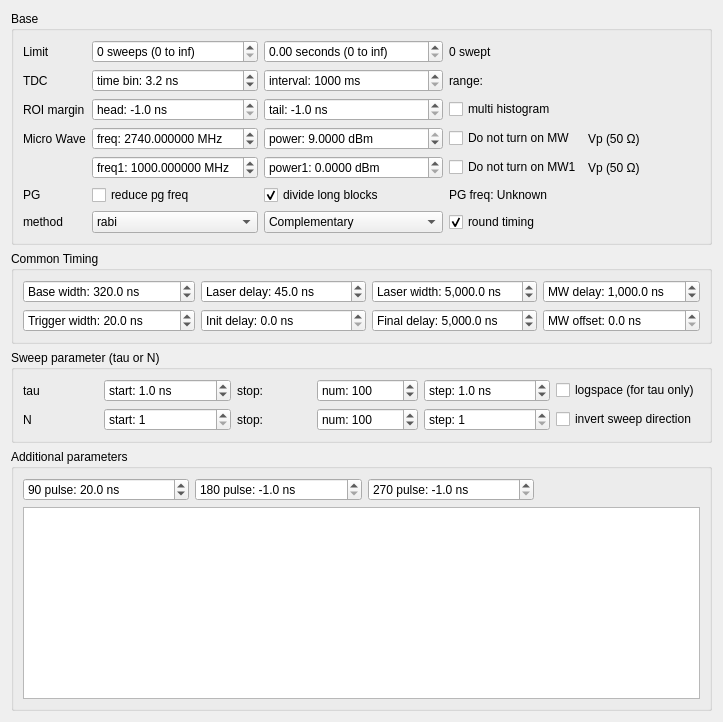
       <widget class="QWidget" name="mainTab">
        <attribute name="title">
         <string>Main</string>
        </attribute>
        <layout class="QVBoxLayout" name="verticalLayout">
         <item>
          <widget class="QGroupBox" name="groupBox_2">
           <property name="title">
            <string>Base</string>
           </property>
           <layout class="QGridLayout" name="gridLayout_base">
            <item row="0" column="3">
             <widget class="QLabel" name="sweptLabel">
              <property name="text">
               <string>0 swept</string>
              </property>
             </widget>
            </item>
            <item row="2" column="1">
             <widget class="QDoubleSpinBox" name="roiheadBox">
              <property name="toolTip">
               <string>Negative value disables ROI</string>
              </property>
              <property name="prefix">
               <string>head: </string>
              </property>
              <property name="suffix">
               <string> ns</string>
              </property>
              <property name="decimals">
               <number>1</number>
              </property>
              <property name="minimum">
               <double>-1.000000000000000</double>
              </property>
              <property name="maximum">
               <double>10000.000000000000000</double>
              </property>
              <property name="value">
               <double>-1.000000000000000</double>
              </property>
             </widget>
            </item>
            <item row="2" column="2">
             <widget class="QDoubleSpinBox" name="roitailBox">
              <property name="toolTip">
               <string>Negative value disables ROI</string>
              </property>
              <property name="prefix">
               <string>tail: </string>
              </property>
              <property name="suffix">
               <string> ns</string>
              </property>
              <property name="decimals">
               <number>1</number>
              </property>
              <property name="minimum">
               <double>-1.000000000000000</double>
              </property>
              <property name="maximum">
               <double>10000.000000000000000</double>
              </property>
              <property name="value">
               <double>-1.000000000000000</double>
              </property>
             </widget>
            </item>
            <item row="4" column="3">
             <widget class="QCheckBox" name="nomw1Box">
              <property name="text">
               <string>Do not turn on MW1</string>
              </property>
             </widget>
            </item>
            <item row="3" column="3">
             <widget class="QCheckBox" name="nomwBox">
              <property name="text">
               <string>Do not turn on MW</string>
              </property>
             </widget>
            </item>
            <item row="3" column="0">
             <widget class="QLabel" name="label_6">
              <property name="text">
               <string>Micro Wave</string>
              </property>
             </widget>
            </item>
            <item row="5" column="1">
             <widget class="QCheckBox" name="reduceBox">
              <property name="text">
               <string>reduce pg freq</string>
              </property>
             </widget>
            </item>
            <item row="5" column="3">
             <widget class="QLabel" name="pgfreqLabel">
              <property name="text">
               <string>PG freq: Unknown</string>
              </property>
             </widget>
            </item>
            <item row="3" column="1">
             <widget class="QDoubleSpinBox" name="freqBox">
              <property name="sizePolicy">
               <sizepolicy hsizetype="MinimumExpanding" vsizetype="Fixed">
                <horstretch>0</horstretch>
                <verstretch>0</verstretch>
               </sizepolicy>
              </property>
              <property name="prefix">
               <string>freq: </string>
              </property>
              <property name="suffix">
               <string> MHz</string>
              </property>
              <property name="decimals">
               <number>6</number>
              </property>
              <property name="minimum">
               <double>1.000000000000000</double>
              </property>
              <property name="maximum">
               <double>3000.000000000000000</double>
              </property>
              <property name="singleStep">
               <double>100.000000000000000</double>
              </property>
              <property name="value">
               <double>2740.000000000000000</double>
              </property>
             </widget>
            </item>
            <item row="0" column="2">
             <widget class="QDoubleSpinBox" name="durationBox">
              <property name="suffix">
               <string> seconds (0 to inf)</string>
              </property>
              <property name="maximum">
               <double>999999.000000000000000</double>
              </property>
             </widget>
            </item>
            <item row="6" column="2">
             <widget class="QComboBox" name="partialBox">
              <property name="sizePolicy">
               <sizepolicy hsizetype="MinimumExpanding" vsizetype="Fixed">
                <horstretch>0</horstretch>
                <verstretch>0</verstretch>
               </sizepolicy>
              </property>
              <item>
               <property name="text">
                <string>Complementary</string>
               </property>
              </item>
              <item>
               <property name="text">
                <string>Pattern 0 only</string>
               </property>
              </item>
              <item>
               <property name="text">
                <string>Pattern 1 only</string>
               </property>
              </item>
              <item>
               <property name="text">
                <string>Pattern 2 only</string>
               </property>
              </item>
              <item>
               <property name="text">
                <string>Pattern 3 only</string>
               </property>
              </item>
             </widget>
            </item>
            <item row="3" column="2">
             <widget class="QDoubleSpinBox" name="powerBox">
              <property name="sizePolicy">
               <sizepolicy hsizetype="MinimumExpanding" vsizetype="Fixed">
                <horstretch>0</horstretch>
                <verstretch>0</verstretch>
               </sizepolicy>
              </property>
              <property name="prefix">
               <string>power: </string>
              </property>
              <property name="suffix">
               <string> dBm</string>
              </property>
              <property name="decimals">
               <number>4</number>
              </property>
              <property name="minimum">
               <double>-65.000000000000000</double>
              </property>
              <property name="maximum">
               <double>9.000000000000000</double>
              </property>
              <property name="value">
               <double>9.000000000000000</double>
              </property>
             </widget>
            </item>
            <item row="3" column="4">
             <widget class="QLabel" name="voltLabel">
              <property name="text">
               <string>Vp (50 Ω)</string>
              </property>
             </widget>
            </item>
            <item row="1" column="2">
             <widget class="QSpinBox" name="intervalBox">
              <property name="sizePolicy">
               <sizepolicy hsizetype="MinimumExpanding" vsizetype="Preferred">
                <horstretch>0</horstretch>
                <verstretch>0</verstretch>
               </sizepolicy>
              </property>
              <property name="suffix">
               <string> ms</string>
              </property>
              <property name="prefix">
               <string>interval: </string>
              </property>
              <property name="minimum">
               <number>1000</number>
              </property>
              <property name="maximum">
               <number>999999999</number>
              </property>
              <property name="singleStep">
               <number>500</number>
              </property>
             </widget>
            </item>
            <item row="0" column="0">
             <widget class="QLabel" name="label_15">
              <property name="text">
               <string>Limit</string>
              </property>
             </widget>
            </item>
            <item row="0" column="1">
             <widget class="QSpinBox" name="sweepsBox">
              <property name="enabled">
               <bool>true</bool>
              </property>
              <property name="sizePolicy">
               <sizepolicy hsizetype="MinimumExpanding" vsizetype="Fixed">
                <horstretch>0</horstretch>
                <verstretch>0</verstretch>
               </sizepolicy>
              </property>
              <property name="suffix">
               <string> sweeps (0 to inf)</string>
              </property>
              <property name="prefix">
               <string/>
              </property>
              <property name="minimum">
               <number>0</number>
              </property>
              <property name="maximum">
               <number>999999999</number>
              </property>
              <property name="value">
               <number>0</number>
              </property>
             </widget>
            </item>
            <item row="1" column="1">
             <widget class="QDoubleSpinBox" name="binBox">
              <property name="sizePolicy">
               <sizepolicy hsizetype="MinimumExpanding" vsizetype="Fixed">
                <horstretch>0</horstretch>
                <verstretch>0</verstretch>
               </sizepolicy>
              </property>
              <property name="prefix">
               <string>time bin: </string>
              </property>
              <property name="suffix">
               <string> ns</string>
              </property>
              <property name="decimals">
               <number>1</number>
              </property>
              <property name="minimum">
               <double>0.100000000000000</double>
              </property>
              <property name="maximum">
               <double>999999999.000000000000000</double>
              </property>
              <property name="value">
               <double>3.200000000000000</double>
              </property>
             </widget>
            </item>
            <item row="4" column="2">
             <widget class="QDoubleSpinBox" name="power1Box">
              <property name="prefix">
               <string>power1: </string>
              </property>
              <property name="suffix">
               <string> dBm</string>
              </property>
              <property name="decimals">
               <number>4</number>
              </property>
             </widget>
            </item>
            <item row="4" column="1">
             <widget class="QDoubleSpinBox" name="freq1Box">
              <property name="prefix">
               <string>freq1: </string>
              </property>
              <property name="suffix">
               <string> MHz</string>
              </property>
              <property name="decimals">
               <number>6</number>
              </property>
              <property name="maximum">
               <double>10000.000000000000000</double>
              </property>
              <property name="value">
               <double>1000.000000000000000</double>
              </property>
             </widget>
            </item>
            <item row="5" column="0">
             <widget class="QLabel" name="label_12">
              <property name="text">
               <string>PG</string>
              </property>
             </widget>
            </item>
            <item row="5" column="2">
             <widget class="QCheckBox" name="divideblockBox">
              <property name="enabled">
               <bool>true</bool>
              </property>
              <property name="text">
               <string>divide long blocks</string>
              </property>
              <property name="checked">
               <bool>true</bool>
              </property>
             </widget>
            </item>
            <item row="4" column="4">
             <widget class="QLabel" name="volt1Label">
              <property name="text">
               <string>Vp (50 Ω)</string>
              </property>
             </widget>
            </item>
            <item row="6" column="0">
             <widget class="QLabel" name="label_5">
              <property name="text">
               <string>method</string>
              </property>
             </widget>
            </item>
            <item row="6" column="1">
             <widget class="QComboBox" name="methodBox">
              <item>
               <property name="text">
                <string>rabi</string>
               </property>
              </item>
             </widget>
            </item>
            <item row="1" column="0">
             <widget class="QLabel" name="label">
              <property name="text">
               <string>TDC</string>
              </property>
             </widget>
            </item>
            <item row="2" column="3">
             <widget class="QCheckBox" name="multiHistoBox">
              <property name="text">
               <string>multi histogram</string>
              </property>
             </widget>
            </item>
            <item row="2" column="0">
             <widget class="QLabel" name="label_10">
              <property name="text">
               <string>ROI margin</string>
              </property>
             </widget>
            </item>
            <item row="1" column="3">
             <widget class="QLabel" name="rangeLabel">
              <property name="text">
               <string>range: </string>
              </property>
             </widget>
            </item>
            <item row="0" column="5">
             <spacer name="horizontalSpacer_10">
              <property name="orientation">
               <enum>Qt::Horizontal</enum>
              </property>
              <property name="sizeHint" stdset="0">
               <size>
                <width>40</width>
                <height>20</height>
               </size>
              </property>
             </spacer>
            </item>
            <item row="6" column="3">
             <widget class="QCheckBox" name="roundTimingBox">
              <property name="text">
               <string>round timing</string>
              </property>
              <property name="checked">
               <bool>true</bool>
              </property>
             </widget>
            </item>
           </layout>
          </widget>
         </item>
         <item>
          <widget class="QGroupBox" name="groupBox">
           <property name="title">
            <string>Common Timing</string>
           </property>
           <layout class="QGridLayout" name="gridLayout_6">
            <item row="0" column="2">
             <widget class="QDoubleSpinBox" name="lwidthBox">
              <property name="showGroupSeparator" stdset="0">
               <bool>true</bool>
              </property>
              <property name="prefix">
               <string>Laser width: </string>
              </property>
              <property name="suffix">
               <string> ns</string>
              </property>
              <property name="decimals">
               <number>1</number>
              </property>
              <property name="maximum">
               <double>999999999.000000000000000</double>
              </property>
              <property name="singleStep">
               <double>0.500000000000000</double>
              </property>
              <property name="value">
               <double>5000.000000000000000</double>
              </property>
             </widget>
            </item>
            <item row="1" column="1">
             <widget class="QDoubleSpinBox" name="initdelayBox">
              <property name="showGroupSeparator" stdset="0">
               <bool>true</bool>
              </property>
              <property name="prefix">
               <string>Init delay: </string>
              </property>
              <property name="suffix">
               <string> ns</string>
              </property>
              <property name="decimals">
               <number>1</number>
              </property>
              <property name="maximum">
               <double>999999999.000000000000000</double>
              </property>
              <property name="singleStep">
               <double>0.500000000000000</double>
              </property>
             </widget>
            </item>
            <item row="0" column="1">
             <widget class="QDoubleSpinBox" name="ldelayBox">
              <property name="toolTip">
               <string>Delay between MW pattern end and laser pulse start</string>
              </property>
              <property name="showGroupSeparator" stdset="0">
               <bool>true</bool>
              </property>
              <property name="prefix">
               <string>Laser delay: </string>
              </property>
              <property name="suffix">
               <string> ns</string>
              </property>
              <property name="decimals">
               <number>1</number>
              </property>
              <property name="maximum">
               <double>999999999.000000000000000</double>
              </property>
              <property name="singleStep">
               <double>0.500000000000000</double>
              </property>
              <property name="value">
               <double>45.000000000000000</double>
              </property>
             </widget>
            </item>
            <item row="1" column="2">
             <widget class="QDoubleSpinBox" name="finaldelayBox">
              <property name="showGroupSeparator" stdset="0">
               <bool>true</bool>
              </property>
              <property name="prefix">
               <string>Final delay: </string>
              </property>
              <property name="suffix">
               <string> ns</string>
              </property>
              <property name="decimals">
               <number>1</number>
              </property>
              <property name="maximum">
               <double>999999999.000000000000000</double>
              </property>
              <property name="singleStep">
               <double>0.500000000000000</double>
              </property>
              <property name="value">
               <double>5000.000000000000000</double>
              </property>
             </widget>
            </item>
            <item row="1" column="3">
             <widget class="QDoubleSpinBox" name="moffsetBox">
              <property name="toolTip">
               <string>Global offset (delay) for all MW channels</string>
              </property>
              <property name="showGroupSeparator" stdset="0">
               <bool>true</bool>
              </property>
              <property name="prefix">
               <string>MW offset: </string>
              </property>
              <property name="suffix">
               <string> ns</string>
              </property>
              <property name="decimals">
               <number>1</number>
              </property>
              <property name="maximum">
               <double>999999999.000000000000000</double>
              </property>
              <property name="singleStep">
               <double>0.500000000000000</double>
              </property>
             </widget>
            </item>
            <item row="0" column="3">
             <widget class="QDoubleSpinBox" name="mdelayBox">
              <property name="toolTip">
               <string>Delay between laser pulse end and MW pattern start</string>
              </property>
              <property name="showGroupSeparator" stdset="0">
               <bool>true</bool>
              </property>
              <property name="prefix">
               <string>MW delay: </string>
              </property>
              <property name="suffix">
               <string> ns</string>
              </property>
              <property name="decimals">
               <number>1</number>
              </property>
              <property name="maximum">
               <double>999999999.000000000000000</double>
              </property>
              <property name="singleStep">
               <double>0.500000000000000</double>
              </property>
              <property name="value">
               <double>1000.000000000000000</double>
              </property>
             </widget>
            </item>
            <item row="1" column="0">
             <widget class="QDoubleSpinBox" name="trigwidthBox">
              <property name="showGroupSeparator" stdset="0">
               <bool>true</bool>
              </property>
              <property name="prefix">
               <string>Trigger width: </string>
              </property>
              <property name="suffix">
               <string> ns</string>
              </property>
              <property name="decimals">
               <number>1</number>
              </property>
              <property name="minimum">
               <double>0.000000000000000</double>
              </property>
              <property name="maximum">
               <double>999999999.000000000000000</double>
              </property>
              <property name="singleStep">
               <double>0.500000000000000</double>
              </property>
              <property name="value">
               <double>20.000000000000000</double>
              </property>
             </widget>
            </item>
            <item row="0" column="0">
             <widget class="QDoubleSpinBox" name="basewidthBox">
              <property name="showGroupSeparator" stdset="0">
               <bool>true</bool>
              </property>
              <property name="prefix">
               <string>Base width: </string>
              </property>
              <property name="suffix">
               <string> ns</string>
              </property>
              <property name="decimals">
               <number>1</number>
              </property>
              <property name="maximum">
               <double>999999999.000000000000000</double>
              </property>
              <property name="singleStep">
               <double>0.500000000000000</double>
              </property>
              <property name="value">
               <double>320.000000000000000</double>
              </property>
             </widget>
            </item>
           </layout>
          </widget>
         </item>
         <item>
          <widget class="QGroupBox" name="groupBox_5">
           <property name="title">
            <string>Sweep parameter (tau or N)</string>
           </property>
           <layout class="QGridLayout" name="gridLayout_3">
            <item row="1" column="5">
             <widget class="QCheckBox" name="invertsweepBox">
              <property name="text">
               <string>invert sweep direction</string>
              </property>
             </widget>
            </item>
            <item row="0" column="4">
             <widget class="QDoubleSpinBox" name="stepBox">
              <property name="showGroupSeparator" stdset="0">
               <bool>true</bool>
              </property>
              <property name="prefix">
               <string>step: </string>
              </property>
              <property name="suffix">
               <string> ns</string>
              </property>
              <property name="decimals">
               <number>1</number>
              </property>
              <property name="maximum">
               <double>100000000.000000000000000</double>
              </property>
              <property name="singleStep">
               <double>0.500000000000000</double>
              </property>
              <property name="value">
               <double>1.000000000000000</double>
              </property>
             </widget>
            </item>
            <item row="1" column="2">
             <widget class="QLabel" name="NstopLabel">
              <property name="text">
               <string>stop:</string>
              </property>
              <property name="alignment">
               <set>Qt::AlignLeading|Qt::AlignLeft|Qt::AlignVCenter</set>
              </property>
             </widget>
            </item>
            <item row="0" column="3">
             <widget class="QSpinBox" name="numBox">
              <property name="showGroupSeparator" stdset="0">
               <bool>true</bool>
              </property>
              <property name="suffix">
               <string/>
              </property>
              <property name="prefix">
               <string>num: </string>
              </property>
              <property name="minimum">
               <number>1</number>
              </property>
              <property name="maximum">
               <number>999999999</number>
              </property>
              <property name="value">
               <number>100</number>
              </property>
             </widget>
            </item>
            <item row="0" column="1">
             <widget class="QDoubleSpinBox" name="startBox">
              <property name="showGroupSeparator" stdset="0">
               <bool>true</bool>
              </property>
              <property name="prefix">
               <string>start: </string>
              </property>
              <property name="suffix">
               <string> ns</string>
              </property>
              <property name="decimals">
               <number>1</number>
              </property>
              <property name="maximum">
               <double>100000000.000000000000000</double>
              </property>
              <property name="singleStep">
               <double>0.500000000000000</double>
              </property>
              <property name="value">
               <double>1.000000000000000</double>
              </property>
             </widget>
            </item>
            <item row="1" column="4">
             <widget class="QSpinBox" name="NstepBox">
              <property name="showGroupSeparator" stdset="0">
               <bool>true</bool>
              </property>
              <property name="suffix">
               <string/>
              </property>
              <property name="prefix">
               <string>step: </string>
              </property>
              <property name="minimum">
               <number>1</number>
              </property>
              <property name="maximum">
               <number>9999999</number>
              </property>
              <property name="value">
               <number>1</number>
              </property>
             </widget>
            </item>
            <item row="0" column="2">
             <widget class="QLabel" name="stopLabel">
              <property name="text">
               <string>stop:</string>
              </property>
              <property name="alignment">
               <set>Qt::AlignLeading|Qt::AlignLeft|Qt::AlignVCenter</set>
              </property>
             </widget>
            </item>
            <item row="0" column="0">
             <widget class="QLabel" name="label_9">
              <property name="text">
               <string>tau</string>
              </property>
             </widget>
            </item>
            <item row="1" column="1">
             <widget class="QSpinBox" name="NstartBox">
              <property name="showGroupSeparator" stdset="0">
               <bool>true</bool>
              </property>
              <property name="suffix">
               <string/>
              </property>
              <property name="prefix">
               <string>start: </string>
              </property>
              <property name="minimum">
               <number>1</number>
              </property>
              <property name="maximum">
               <number>9999999</number>
              </property>
             </widget>
            </item>
            <item row="1" column="3">
             <widget class="QSpinBox" name="NnumBox">
              <property name="showGroupSeparator" stdset="0">
               <bool>true</bool>
              </property>
              <property name="suffix">
               <string/>
              </property>
              <property name="prefix">
               <string>num: </string>
              </property>
              <property name="minimum">
               <number>2</number>
              </property>
              <property name="maximum">
               <number>999999999</number>
              </property>
              <property name="value">
               <number>100</number>
              </property>
             </widget>
            </item>
            <item row="0" column="5">
             <widget class="QCheckBox" name="logBox">
              <property name="text">
               <string>logspace (for tau only)</string>
              </property>
             </widget>
            </item>
            <item row="1" column="0">
             <widget class="QLabel" name="label_4">
              <property name="text">
               <string>N</string>
              </property>
             </widget>
            </item>
           </layout>
          </widget>
         </item>
         <item>
          <widget class="QGroupBox" name="groupBox_4">
           <property name="title">
            <string>Additional parameters</string>
           </property>
           <layout class="QVBoxLayout" name="verticalLayout_4">
            <item>
             <layout class="QHBoxLayout" name="horizontalLayout_3">
              <item>
               <widget class="QDoubleSpinBox" name="t90pulseBox">
                <property name="sizePolicy">
                 <sizepolicy hsizetype="MinimumExpanding" vsizetype="Fixed">
                  <horstretch>0</horstretch>
                  <verstretch>0</verstretch>
                 </sizepolicy>
                </property>
                <property name="showGroupSeparator" stdset="0">
                 <bool>true</bool>
                </property>
                <property name="prefix">
                 <string>90 pulse: </string>
                </property>
                <property name="suffix">
                 <string> ns</string>
                </property>
                <property name="decimals">
                 <number>1</number>
                </property>
                <property name="maximum">
                 <double>10000.000000000000000</double>
                </property>
                <property name="value">
                 <double>20.000000000000000</double>
                </property>
               </widget>
              </item>
              <item>
               <widget class="QDoubleSpinBox" name="t180pulseBox">
                <property name="sizePolicy">
                 <sizepolicy hsizetype="MinimumExpanding" vsizetype="Fixed">
                  <horstretch>0</horstretch>
                  <verstretch>0</verstretch>
                 </sizepolicy>
                </property>
                <property name="toolTip">
                 <string>negative value implies 90 pulse x 2</string>
                </property>
                <property name="showGroupSeparator" stdset="0">
                 <bool>true</bool>
                </property>
                <property name="prefix">
                 <string>180 pulse: </string>
                </property>
                <property name="suffix">
                 <string> ns</string>
                </property>
                <property name="decimals">
                 <number>1</number>
                </property>
                <property name="minimum">
                 <double>-1.000000000000000</double>
                </property>
                <property name="maximum">
                 <double>10000.000000000000000</double>
                </property>
                <property name="value">
                 <double>-1.000000000000000</double>
                </property>
               </widget>
              </item>
              <item>
               <widget class="QDoubleSpinBox" name="t270pulseBox">
                <property name="sizePolicy">
                 <sizepolicy hsizetype="MinimumExpanding" vsizetype="Fixed">
                  <horstretch>0</horstretch>
                  <verstretch>0</verstretch>
                 </sizepolicy>
                </property>
                <property name="toolTip">
                 <string>negative value implies 90 pulse x 3</string>
                </property>
                <property name="showGroupSeparator" stdset="0">
                 <bool>true</bool>
                </property>
                <property name="prefix">
                 <string>270 pulse: </string>
                </property>
                <property name="suffix">
                 <string> ns</string>
                </property>
                <property name="decimals">
                 <number>1</number>
                </property>
                <property name="minimum">
                 <double>-1.000000000000000</double>
                </property>
                <property name="maximum">
                 <double>10000.000000000000000</double>
                </property>
                <property name="value">
                 <double>-1.000000000000000</double>
                </property>
               </widget>
              </item>
              <item>
               <spacer name="horizontalSpacer_5">
                <property name="orientation">
                 <enum>Qt::Horizontal</enum>
                </property>
                <property name="sizeHint" stdset="0">
                 <size>
                  <width>40</width>
                  <height>20</height>
                 </size>
                </property>
               </spacer>
              </item>
             </layout>
            </item>
            <item>
             <widget class="ParamTable" name="paramTable"/>
            </item>
           </layout>
          </widget>
         </item>
        </layout>
       </widget>
